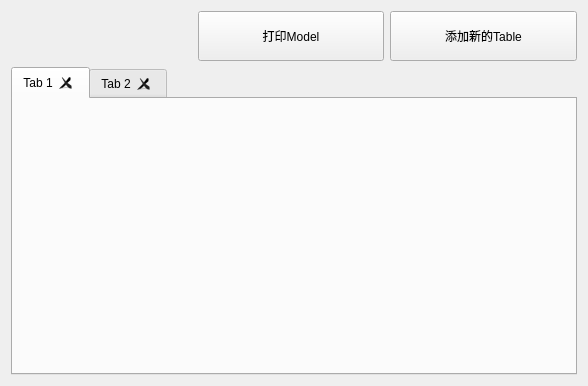
<?xml version="1.0" encoding="UTF-8"?>
<ui version="4.0">
 <class>TcTableWidget</class>
 <widget class="QWidget" name="TcTableWidget">
  <property name="geometry">
   <rect>
    <x>0</x>
    <y>0</y>
    <width>588</width>
    <height>386</height>
   </rect>
  </property>
  <property name="windowTitle">
   <string>TcTableWidget</string>
  </property>
  <layout class="QVBoxLayout" name="verticalLayout">
   <item>
    <layout class="QHBoxLayout" name="horizontalLayout">
     <property name="spacing">
      <number>6</number>
     </property>
     <property name="topMargin">
      <number>0</number>
     </property>
     <property name="bottomMargin">
      <number>0</number>
     </property>
     <item>
      <spacer name="horizontalSpacer">
       <property name="orientation">
        <enum>Qt::Horizontal</enum>
       </property>
       <property name="sizeHint" stdset="0">
        <size>
         <width>40</width>
         <height>20</height>
        </size>
       </property>
      </spacer>
     </item>
     <item>
      <widget class="QPushButton" name="pushButton_2">
       <property name="sizePolicy">
        <sizepolicy hsizetype="Expanding" vsizetype="Fixed">
         <horstretch>0</horstretch>
         <verstretch>0</verstretch>
        </sizepolicy>
       </property>
       <property name="minimumSize">
        <size>
         <width>0</width>
         <height>50</height>
        </size>
       </property>
       <property name="text">
        <string>打印Model</string>
       </property>
      </widget>
     </item>
     <item>
      <widget class="QPushButton" name="pushButton">
       <property name="sizePolicy">
        <sizepolicy hsizetype="Expanding" vsizetype="Preferred">
         <horstretch>0</horstretch>
         <verstretch>0</verstretch>
        </sizepolicy>
       </property>
       <property name="minimumSize">
        <size>
         <width>0</width>
         <height>50</height>
        </size>
       </property>
       <property name="text">
        <string>添加新的Table</string>
       </property>
      </widget>
     </item>
    </layout>
   </item>
   <item>
    <widget class="QTabWidget" name="tabWidget">
     <property name="currentIndex">
      <number>0</number>
     </property>
     <property name="tabsClosable">
      <bool>true</bool>
     </property>
     <widget class="QWidget" name="tab">
      <attribute name="title">
       <string>Tab 1</string>
      </attribute>
     </widget>
     <widget class="QWidget" name="tab_2">
      <attribute name="title">
       <string>Tab 2</string>
      </attribute>
     </widget>
    </widget>
   </item>
  </layout>
 </widget>
 <layoutdefault spacing="6" margin="11"/>
 <resources/>
 <connections/>
</ui>
